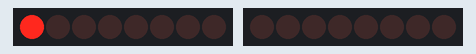
A sketch run on a simulated Arduino Uno, built with avr-gcc and run on an emulated ATmega328P. Parts: 2 × 8 shift-register outputs drawn as a row of LEDs (first output left, lit = HIGH). Wiring (inferred from the names in the program): shift register (74HC595): data pin 3; shift clock pin 4; latch pin 5. Wiring (inferred from the signals the program sends): row of LEDs: on Q0, Q1, Q2, Q3, Q4, Q5, Q6, Q7.

Above: at 0.5 s.
At 2.5 s:
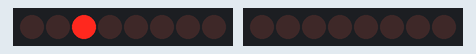
At 3.5 s:
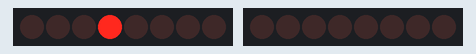
At 4.5 s:
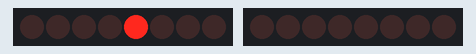
At 6.5 s:
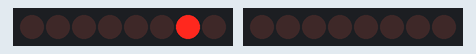
At 9.5 s:
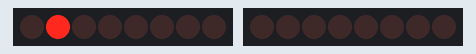
Timing chart, 0 to 10.4 s (numbered marks = the images above):
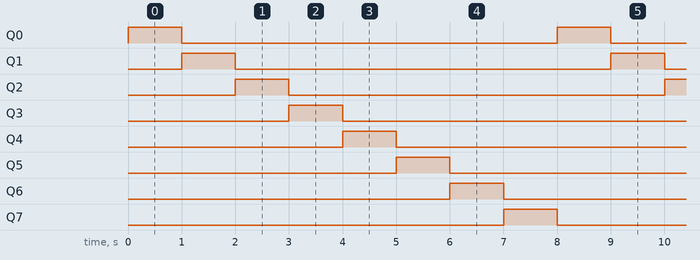

The sketch:

coba_scan.ino
```cpp
int strobePin = 2;
int dataPin = 3;
int clockPin = 4;
int strobePin1 = 5;
int dataPin1 = 6;
int clockPin1 = 7;

void setup() {
  // put your setup code here, to run once:
  pinMode(strobePin, OUTPUT);
  pinMode(dataPin, OUTPUT);
  pinMode(clockPin, OUTPUT);
  pinMode(strobePin1, OUTPUT);
  pinMode(dataPin1, OUTPUT);
  pinMode(clockPin1, OUTPUT);
}

void loop() {
  for (int i = 0; i < 8; i++) {
    int row = 1 <<  i;
    digitalWrite(strobePin, LOW);

    shiftOut(dataPin, clockPin, MSBFIRST, row);
    //    delayMicroseconds(300);
    digitalWrite(strobePin1, LOW);//Hold latchPin LOW for as long as we're transmitting data

    shiftOut(dataPin1, clockPin1, MSBFIRST, 0x00);
    digitalWrite(strobePin1, HIGH);
    digitalWrite(strobePin, HIGH);
    //    cleard();
            delay(1000);
//    delayMicroseconds(200);
  }

}
```

Measured:
- by itself, Q0–7: alternates HIGH for 1.0 s and LOW for 7.0 s
- by itself, everything shown: repeats every 8.0 s, in 8 steps
